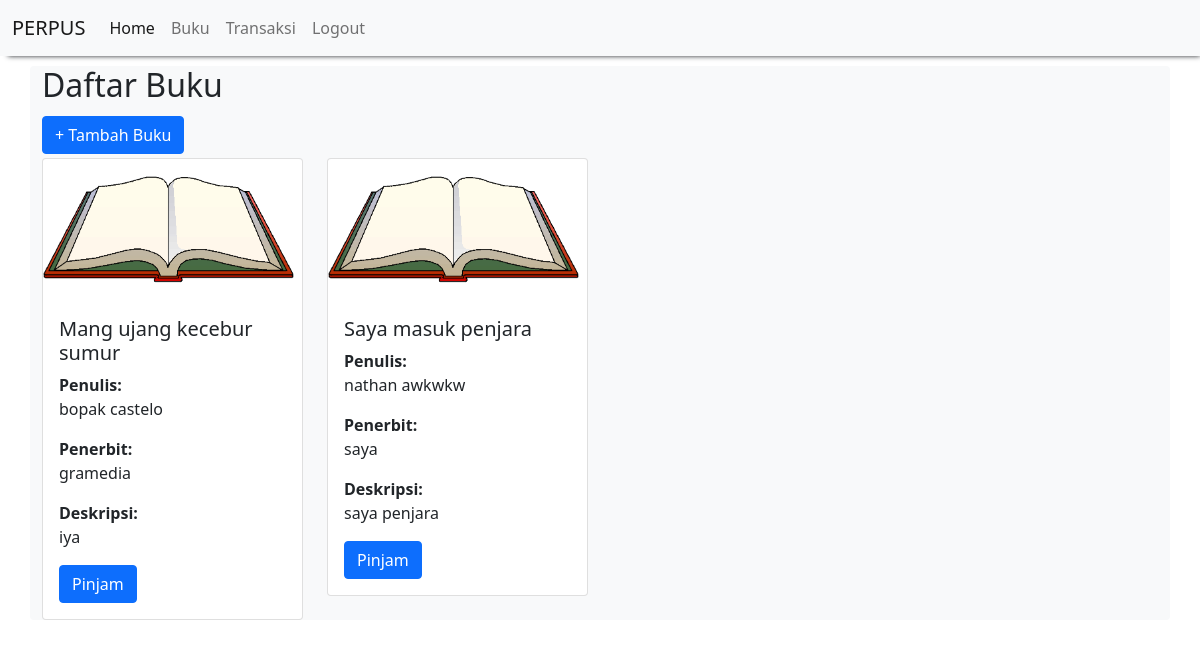
The app's page /Perpustakaan2/buku.php (signed in) with its own data.
### tables this page shows
CREATE TABLE `buku` (
  `id_buku` int(11) NOT NULL,
  `nama_buku` varchar(255) NOT NULL,
  `penulis` varchar(255) NOT NULL,
  `penerbit` varchar(255) NOT NULL,
  `deskripsi` text NOT NULL,
  `foto` varchar(255) NOT NULL
);

### Perpustakaan2/buku.php (the view)
<?php
include "header.php";
?>
<h2>Daftar Buku</h2>
<a href="tambah_buku.php" class="mt-1 mb-1 btn btn-primary">+ Tambah Buku</a>
<div class = "row">
    <?php
    include "koneksi.php";
    $qry_buku = mysqli_query($conn, "select * from buku");
    while ($dt_buku = mysqli_fetch_array($qry_buku)){
        ?>
        <div class = "col-md-3">
            <div class = "card">
            <img src="buku.png"class="card-img-top">
                <div class="card-body">
                    <h5 class="card-title"><?php echo $dt_buku['nama_buku'];?></h5>
                    <b>Penulis:</b>
                    <br><p class="card-text"><?=substr($dt_buku['penulis'],0,20)?></p>
                    <b>Penerbit:</b>
                    <br><p class="card-text"><?=substr($dt_buku['penerbit'],0,20)?></p>
                    <b>Deskripsi:</b>
                    <br><p class="card-text"><?php echo $dt_buku['deskripsi'];?></p>
                   <a href="pinjam_buku.php?id_buku=<?php echo $dt_buku['id_buku'];?>" class = "btn btn-primary">Pinjam</a>
                </div>
            </div>
        </div>
        <?php
    }
    ?>
</div>
<?php
include "footer.php";
?>

### Perpustakaan2/header.php (shortened to what this page needs)
<!DOCTYPE html>
<html>
    <head>
    <link href="https://cdn.jsdelivr.net/npm/bootstrap@5.0.1/dist/css/bootstrap.min.css"
    rel="stylesheet"
>
    </head>
    <body>
        <nav class="navbar navbar-expand-lg navbar-light bg-light" style="box-shadow: 4px 4px 5px -4px;">
        <div class = "container-fluid">
            <a  class = "navbar-brand" href="#">PERPUS</a>
            <div class = "collapse navbar-collapse" id = "navbarNav">
            <ul class = "navbar-nav">
                <li class = "nav-item">
                    <a class = "nav-link active" aria-current = "page" href="home.php">Home</a>
                </li>
                <li class = "nav-item">
                    <a class = "nav-link" aria-current = "page" href="buku.php">Buku</a>
                </li>
                <li class = "nav-item">
                    <a class = "nav-link" aria-current = "page" href="histori_peminjaman.php">Transaksi</a>
                </li>
                <li class = "nav-item">
                    <a class = "nav-link" aria-current = "page" onclick="return confirm('Are you sure?');" href="logout.php">Logout</a>
                </li>
            </ul>
            </div>
        </div>
        </nav>
        <div class = "container bg-light rounded" style = "margin-top:10px">

### Perpustakaan2/footer.php (shortened to what this page needs)
</div>
    </body>
</html>

### records on screen
buku: nama_buku "Mang ujang kecebur sumur", penulis "bopak castelo", penerbit "gramedia", deskripsi "iya"
buku: nama_buku "Saya masuk penjara", penulis "nathan awkwkw", penerbit "saya", deskripsi "saya penjara"
